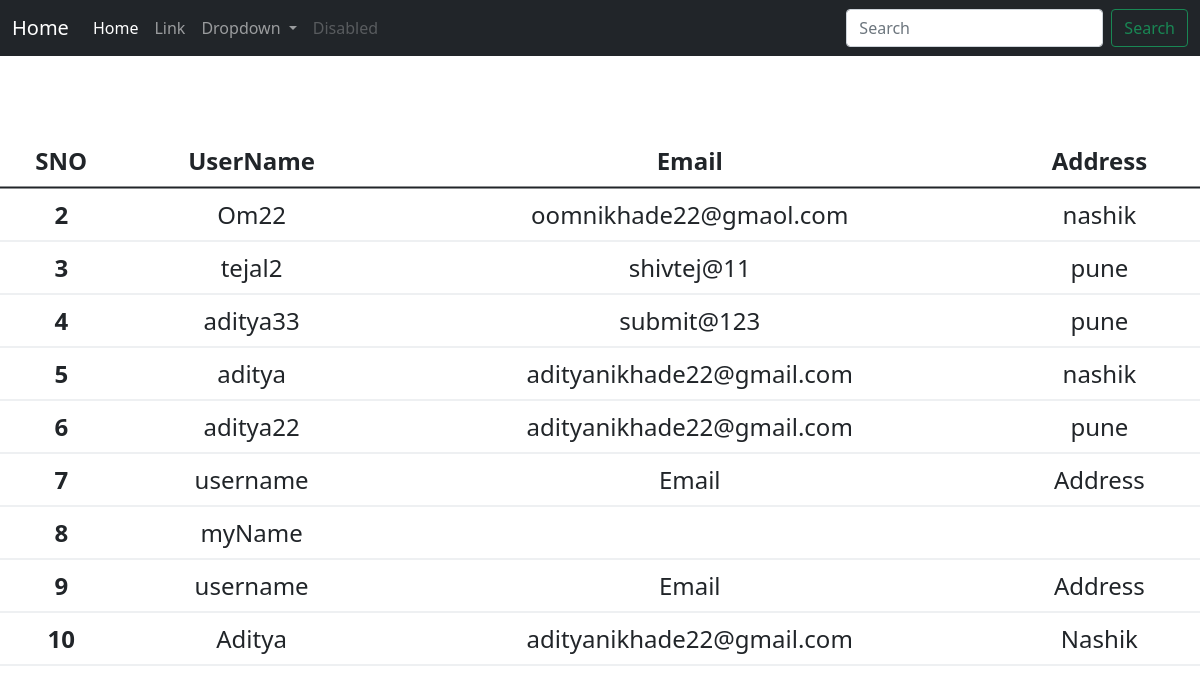
/website/table/, run on the app's committed database.
### website/models.py (models this page shows, shortened)
class Signup(models.Model):
    objects=UserManager()
    id=models.AutoField(primary_key=True)
    username=models.CharField(max_length=50)
    Email=models.CharField(max_length=100)
    Password=models.CharField(max_length=100)
    Address=models.CharField(max_length=100)

### website/views.py (the view)
# urls.py: path('table/', views.table, name="Table"),
def table(request):
    list_ene = Signup.objects.all()
    return render(request, 'website/table.html', {'list_ene': list_ene})

### website/templates/website/table.html (shortened to what this page needs)
<!doctype html>
<html lang="en">
<head>
    <link href="https://cdn.jsdelivr.net/npm/bootstrap@5.1.3/dist/css/bootstrap.min.css" rel="stylesheet"
>
</head>
<body>
<nav class="navbar navbar-expand-lg navbar-dark bg-dark">
    <div class="container-fluid">
        <a class="navbar-brand" href="/website">Home</a>
        <div class="collapse navbar-collapse" id="navbarSupportedContent">
            <ul class="navbar-nav me-auto mb-2 mb-lg-0">
                <li class="nav-item">
                    <a class="nav-link active" aria-current="page" href="#">Home</a>
                </li>
                <li class="nav-item">
                    <a class="nav-link" href="#">Link</a>
                </li>
                <li class="nav-item dropdown">
                    <a class="nav-link dropdown-toggle" href="#" id="navbarDropdown" role="button"
                       data-bs-toggle="dropdown" aria-expanded="false">
                        Dropdown
                    </a>
                </li>
                <li class="nav-item">
                    <a class="nav-link disabled">Disabled</a>
                </li>
            </ul>
            <form class="d-flex">
                <input class="form-control me-2" type="search" placeholder="Search" aria-label="Search">
                <button class="btn btn-outline-success" type="submit">Search</button>
            </form>
        </div>
    </div>
</nav>
<div class="container">
    <br>
    <br>
    <table class="table ">
        <thead>
        <tr>
            <th scope="col">SNO</th>
            <th scope="col">UserName</th>
            <th scope="col">Email</th>
            <th scope="col">Address</th>
        </tr>
        </thead>
        <tbody>
        {% for i in list_ene %}
        <tr>
            <th scope="row">{{ i.id }}</th>
            <td>{{ i.username }}</td>
            <td>{{i.Email}}</td>
            <td>{{ i.Address }}</td>
        </tr>
        {% endfor %}
        </tbody>
    </table>
</div>
</body>
</html>

### website/templates/website/table.html (style rules this page uses)
.table { min-width: 500px; position: absolute; text-align: center; top: 50%; left: 50%; transform: translate(-50%, -50%); font-size: 1.5rem }

### data on the page
Signup: id "2", username "Om22", Email "oomnikhade22@gmaol.com", Address "nashik"
Signup: id "3", username "tejal2", Email "shivtej@11", Address "pune"
Signup: id "4", username "aditya33", Email "submit@123", Address "pune"
Signup: id "5", username "aditya", Email "adityanikhade22@gmail.com", Address "nashik"
Signup: id "6", username "aditya22", Email "adityanikhade22@gmail.com", Address "pune"
Signup: id "7", username "username", Email "Email", Address "Address"
Signup: id "8", username "myName"
Signup: id "9", username "username", Email "Email", Address "Address"
Signup: id "10", username "Aditya", Email "adityanikhade22@gmail.com", Address "Nashik"
